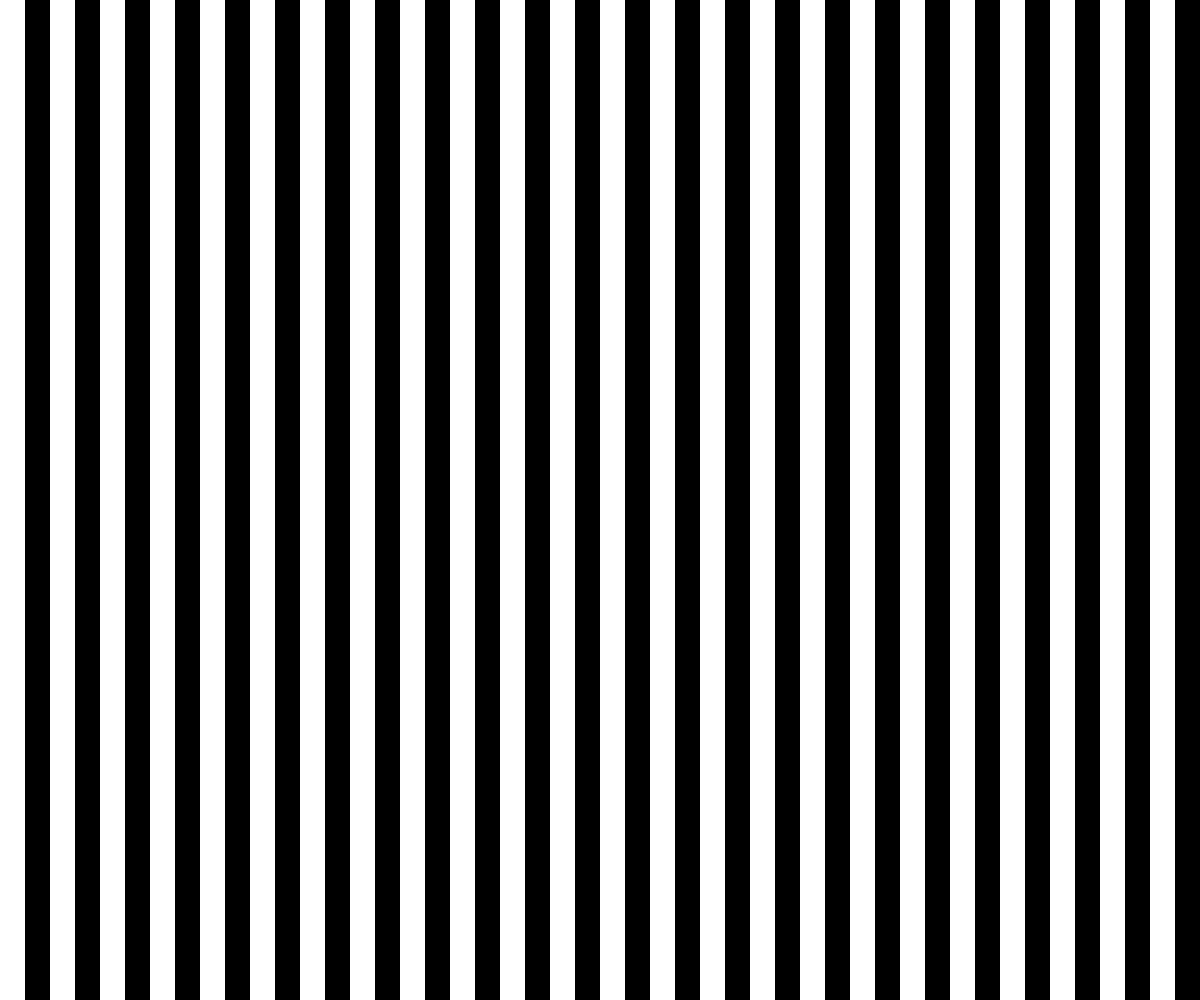
Frame 1 (no input)
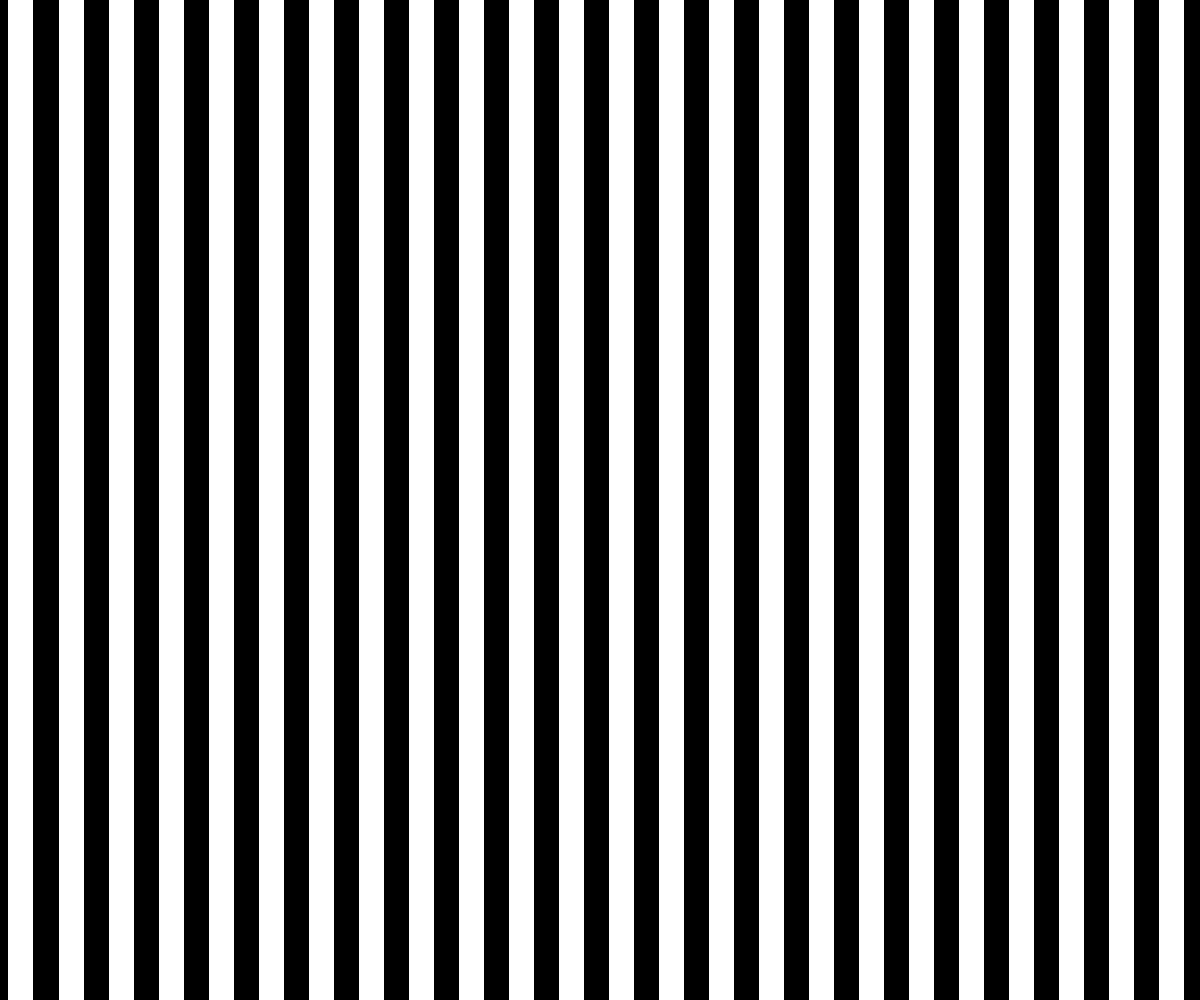
Frame 60 (no input)
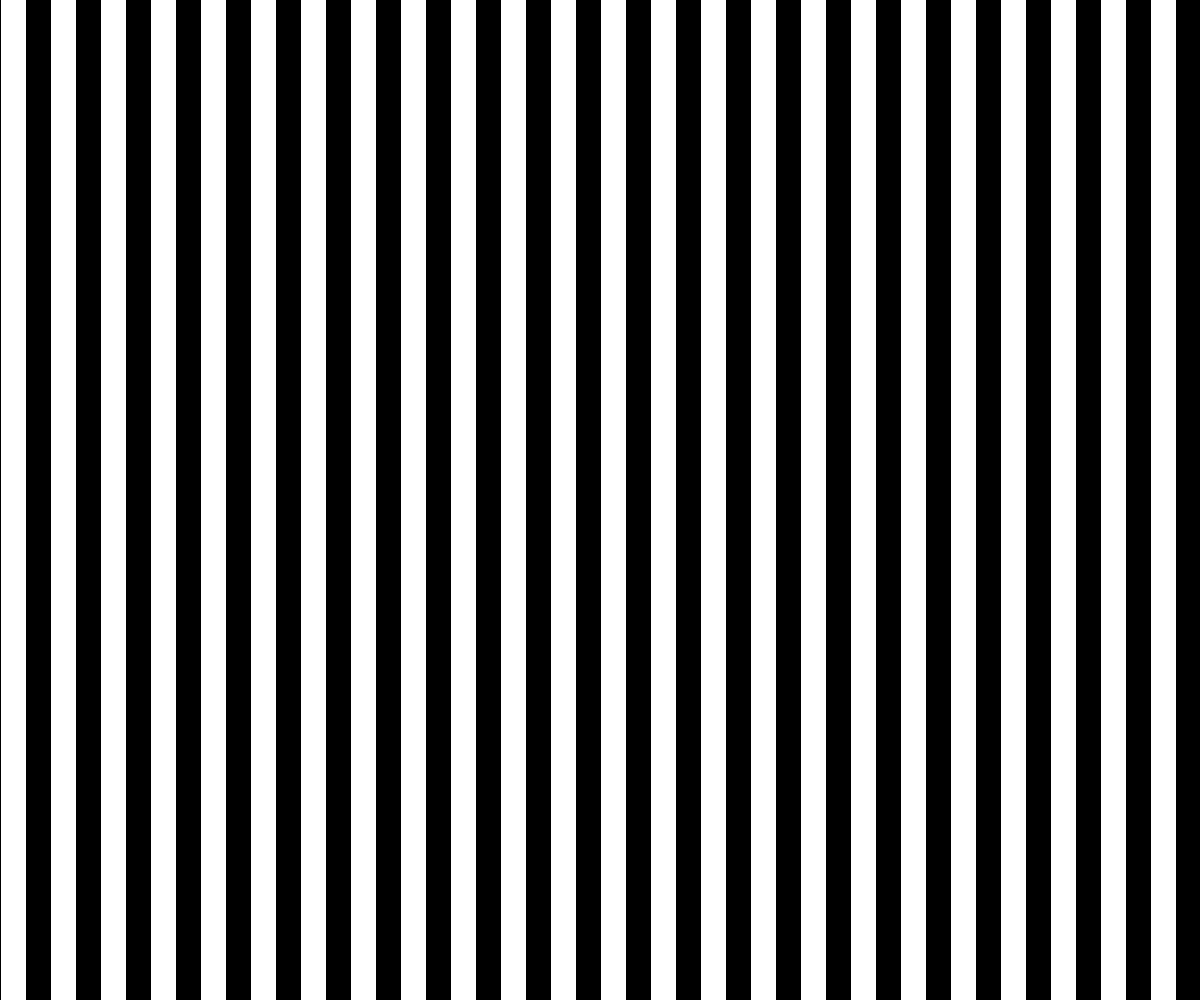
Frame 120 (the mouse pressed at the canvas centre since frame 60)

The p5.js sketch that drew these frames (run headless with seeded random() and noise() and a simulated clock; from frame 60 on, the mouse is pressed at the canvas centre):

// p5.js sketch
// ── sketch.js
// from http://purin.co/Experiments-with-P5-js


var u;
var count;
var mods = [];

function setup() {
  createCanvas(windowWidth, windowHeight);
  u = 50;
  widthExtra = ((int(windowWidth/u))*u)+u;
  count = int(widthExtra/u);
  var index = 0;
  for (var xc = 0; xc < count*2; xc++) {
      mods[index++] = new Module((int(xc)*u),0);
   }
}

function draw() {
  noStroke();
  background(0);
  for (var i = 0; i <= count; i++) {
    mods[i].draw();
  }
}

function mousePressed() {
  for (var i = 0; i <= count; i++) {
    mods[i].Pressed();
  }
}

function Module(_x, _y) {
  this.x = _x;
  this.y = _y;
  this.j = 0;
  this.k = 1;
  this.forward = true;
}

Module.prototype.draw = function() {
  push();
  translate(this.x, this.y);
  noStroke();
  fill(255);
  quad(this.j,0,this.j+25,0,this.j+25,height,this.j,height);
  this.x = this.x + this.k;
  if(this.x > widthExtra){
    this.x = -u;
  }
  if(this.x < -u){
    this.x = widthExtra;
  }
  pop();
}

Module.prototype.Pressed = function() {
    if (this.forward === true){
      this.k = this.k*-1;
      this.forward = false;
      } else {
      this.k = this.k*-1;
      this.forward = true;
      }
}

function windowResized() {
  resizeCanvas(windowWidth, windowHeight);
}
